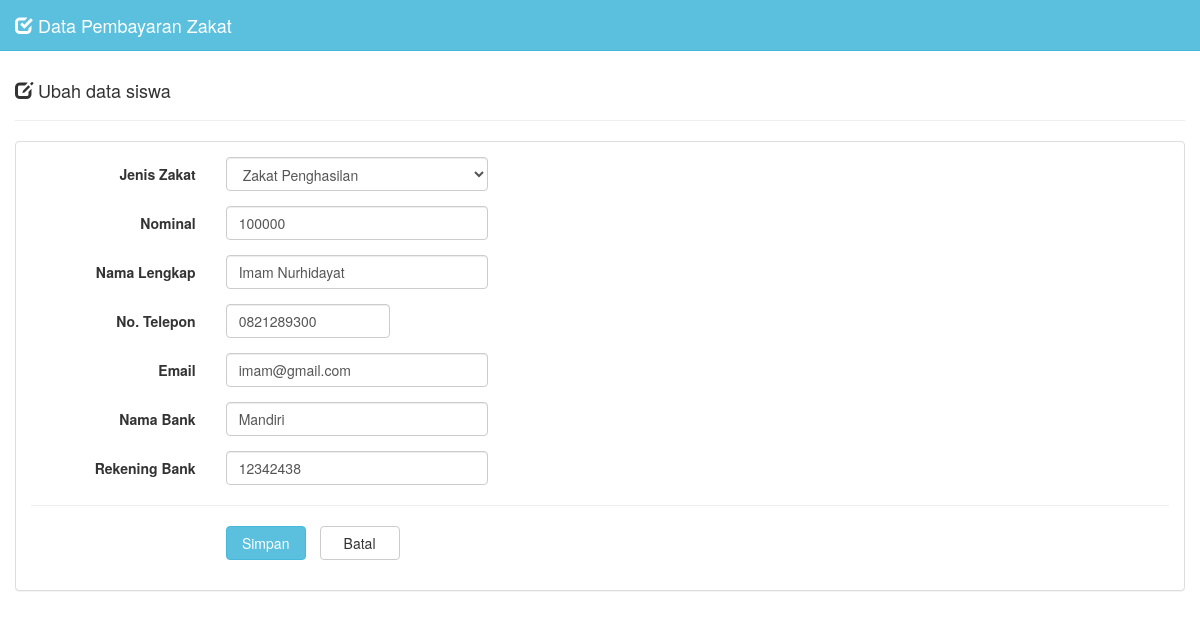
The app's page /dashboard.php?page=ubah&id=1 with its own data.
### tables this page shows
CREATE TABLE `pembayaran_zakat` (
  `id` int unsigned NOT NULL AUTO_INCREMENT,
  `jenis_zakat_id` int unsigned DEFAULT NULL,
  `nominal` int DEFAULT NULL,
  `nama` varchar(255) DEFAULT NULL,
  `telpn` char(13) DEFAULT NULL,
  `email` varchar(255) DEFAULT NULL,
  `bank` varchar(255) DEFAULT NULL,
  `rek_bank` varchar(255) DEFAULT NULL,
  PRIMARY KEY (`id`) USING BTREE
);

### form-ubah.php (the view, shortened to what this page needs)
<div class="row">
  <div class="col-md-12">
    <div class="page-header">
      <h4>
        <i class="glyphicon glyphicon-edit"></i>
        Ubah data siswa
      </h4>
    </div>
    <?php
    if (isset($_GET['id'])) {
      $id   = $_GET['id'];
      $querys = mysqli_query($db, "SELECT * FROM pembayaran_zakat WHERE id='$id'") or die('Query Error : ' . mysqli_error($db));
      while ($data  = mysqli_fetch_assoc($querys)) {
        $jenis_zakat_id = $data['jenis_zakat_id'];
        $nominal        = $data['nominal'];
        $nama_lengkap   = $data['nama'];
        $no_telepon     = $data['telpn'];
        $email          = $data['email'];
        $bank           = $data['bank'];
        $rek_bank       = $data['rek_bank'];
      }
    }
    ?>
    <div class="panel panel-default">
      <div class="panel-body">
        <form class="form-horizontal" method="POST" action="proses-ubah.php">
          <div class="form-group">
            <label class="col-sm-2 control-label">Jenis Zakat</label>
            <div class="col-sm-3">
              <select class="form-control" name="jenis_zakat_id" placeholder="Pilih Jenis Zakat" required>
                <?php
                $query = "SELECT * FROM jenis_zakat";
                $result = mysqli_query($db, $query);
                while ($row = mysqli_fetch_assoc($result)) {
                  if ($jenis_zakat_id == $row['id']) {
                    echo "<option value='" . $row['id'] . "' selected>" . $row['nm_zakat'] . "</option>";
                  } else {
                    echo "<option value='" . $row['id'] . "' >" . $row['nm_zakat'] . "</option>";
                  }
                }
                ?>
              </select>
            </div>
          </div>
          <div class="form-group">
            <label class="col-sm-2 control-label">Nominal</label>
            <div class="col-sm-3">
              <input type="text" class="form-control" name="nominal" placeholder="Nominal" value="<?php echo $nominal ?>" required>
            </div>
          </div>
          <div class="form-group">
            <label class="col-sm-2 control-label">Nama Lengkap</label>
            <div class="col-sm-3">
              <input type="text" class="form-control" name="nama" autocomplete="off" value="<?php echo $nama_lengkap ?>" required>
            </div>
          </div>
          <div class="form-group">
            <label class="col-sm-2 control-label">No. Telepon</label>
            <div class="col-sm-2">
              <input type="text" class="form-control" name="telpn" autocomplete="off" maxlength="12" onKeyPress="return goodchars(event,'0123456789',this)" value="<?php echo $no_telepon ?>" required>
            </div>
          </div>
          <div class="form-group">
            <label class="col-sm-2 control-label">Email</label>
            <div class="col-sm-3">
              <input type="email" class="form-control" name="email" autocomplete="off" value="<?php echo $email ?>" required>
            </div>
          </div>
          <div class="form-group">
            <label class="col-sm-2 control-label">Nama Bank</label>
            <div class="col-sm-3">
              <input type="text" class="form-control" name="bank" autocomplete="off" value="<?php echo $bank ?>" required>
            </div>
          </div>
          <div class="form-group">
            <label class="col-sm-2 control-label">Rekening Bank</label>
            <div class="col-sm-3">
              <input type="text" class="form-control" name="rek_bank" autocomplete="off" value="<?php echo $rek_bank ?>" required>
            </div>
          </div>
          <hr />
          <div class="form-group">
            <div class="col-sm-offset-2 col-sm-10">
              <input type="submit" class="btn btn-info btn-submit" name="simpan" value="Simpan">
              <a href="dashboard.php" class="btn btn-default btn-reset">Batal</a>
            </div>
          </div>
        </form>
      </div>
    </div>
  </div>
</div>

### assets/css/style.css (style rules this page uses)
body { padding-top: 40px; }
.btn-submit { width: 80px; }
.btn-reset { width: 80px; margin-left: 10px; }

### records on screen
pembayaran_zakat: nominal "100000", nama "Imam Nurhidayat", telpn "0821289300", email "imam@gmail.com", bank "Mandiri", rek_bank "12342438"

### other values on screen
form field jenis_zakat_id "Zakat Penghasilan"
